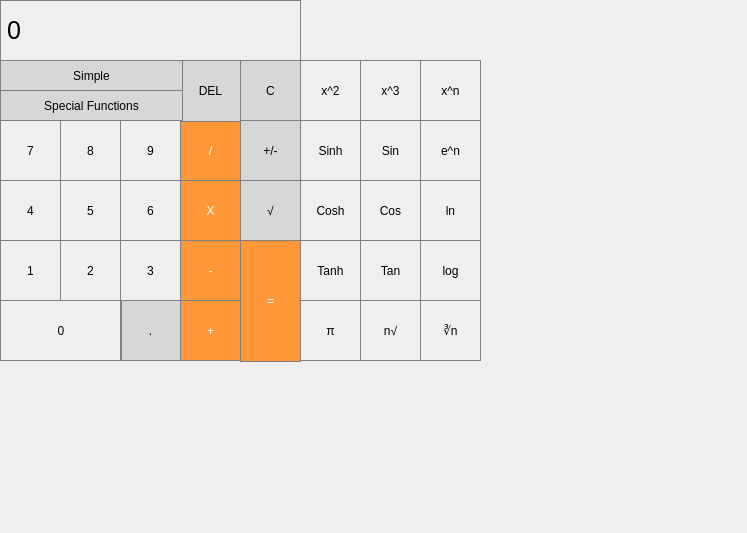
<?xml version="1.0" encoding="UTF-8"?>
<ui version="4.0">
 <class>MainWindow</class>
 <widget class="QMainWindow" name="MainWindow">
  <property name="geometry">
   <rect>
    <x>0</x>
    <y>0</y>
    <width>747</width>
    <height>533</height>
   </rect>
  </property>
  <property name="windowTitle">
   <string>MainWindow</string>
  </property>
  <widget class="QWidget" name="centralWidget">
   <widget class="QLabel" name="label">
    <property name="geometry">
     <rect>
      <x>0</x>
      <y>0</y>
      <width>301</width>
      <height>61</height>
     </rect>
    </property>
    <property name="font">
     <font>
      <pointsize>19</pointsize>
     </font>
    </property>
    <property name="styleSheet">
     <string notr="true">QLabel {
  qproperty-alignment: 'AlignVCenter | AlignRight';
  border: 1px solid gray;
}</string>
    </property>
    <property name="text">
     <string>0</string>
    </property>
   </widget>
   <widget class="QPushButton" name="pbClr">
    <property name="geometry">
     <rect>
      <x>240</x>
      <y>60</y>
      <width>61</width>
      <height>62</height>
     </rect>
    </property>
    <property name="minimumSize">
     <size>
      <width>0</width>
      <height>62</height>
     </size>
    </property>
    <property name="styleSheet">
     <string notr="true">QPushButton {
  background-color: rgb(215, 215, 215);
  border: 1px solid gray;
}
QPushButton:pressed {
    background-color: qlineargradient(x1: 0, y1: 0, x2: 0, y2: 1,
                                      stop: 0 #BEBEBE, stop: 1 #D7D7D7);
}</string>
    </property>
    <property name="text">
     <string>C</string>
    </property>
   </widget>
   <widget class="QPushButton" name="pbPosNeg">
    <property name="geometry">
     <rect>
      <x>240</x>
      <y>120</y>
      <width>61</width>
      <height>61</height>
     </rect>
    </property>
    <property name="styleSheet">
     <string notr="true">QPushButton {
  background-color: rgb(215, 215, 215);
  border: 1px solid gray;
}
QPushButton:pressed {
    background-color: qlineargradient(x1: 0, y1: 0, x2: 0, y2: 1,
                                      stop: 0 #BEBEBE, stop: 1 #D7D7D7);
}</string>
    </property>
    <property name="text">
     <string>+/-</string>
    </property>
   </widget>
   <widget class="QPushButton" name="pbRoot">
    <property name="geometry">
     <rect>
      <x>240</x>
      <y>180</y>
      <width>61</width>
      <height>61</height>
     </rect>
    </property>
    <property name="styleSheet">
     <string notr="true">QPushButton {
  background-color: rgb(215, 215, 215);
  border: 1px solid gray;
}
QPushButton:pressed {
    background-color: qlineargradient(x1: 0, y1: 0, x2: 0, y2: 1,
                                      stop: 0 #BEBEBE, stop: 1 #D7D7D7);
}</string>
    </property>
    <property name="text">
     <string>√</string>
    </property>
   </widget>
   <widget class="QPushButton" name="pbDiv">
    <property name="geometry">
     <rect>
      <x>180</x>
      <y>120</y>
      <width>61</width>
      <height>61</height>
     </rect>
    </property>
    <property name="styleSheet">
     <string notr="true">QPushButton {
  background-color: rgb(255, 151, 57);
  color: white; 
  border: 1px solid gray;
}</string>
    </property>
    <property name="text">
     <string>/</string>
    </property>
   </widget>
   <widget class="QPushButton" name="pb7">
    <property name="geometry">
     <rect>
      <x>0</x>
      <y>120</y>
      <width>61</width>
      <height>61</height>
     </rect>
    </property>
    <property name="styleSheet">
     <string notr="true">QPushButton {
   border: 1px solid gray;
}
QPushButton:pressed {
    background-color: qlineargradient(x1: 0, y1: 0, x2: 0, y2: 1,
                                      stop: 0 #dadbde, stop: 1 #f6f7fa);
}</string>
    </property>
    <property name="text">
     <string>7</string>
    </property>
   </widget>
   <widget class="QPushButton" name="pbMult">
    <property name="geometry">
     <rect>
      <x>180</x>
      <y>180</y>
      <width>61</width>
      <height>61</height>
     </rect>
    </property>
    <property name="styleSheet">
     <string notr="true">QPushButton {
  background-color: rgb(255, 151, 57);
  color: white; 
  border: 1px solid gray;
}</string>
    </property>
    <property name="text">
     <string>X</string>
    </property>
   </widget>
   <widget class="QPushButton" name="pb8">
    <property name="geometry">
     <rect>
      <x>60</x>
      <y>120</y>
      <width>61</width>
      <height>61</height>
     </rect>
    </property>
    <property name="styleSheet">
     <string notr="true">QPushButton {
   border: 1px solid gray;
}
QPushButton:pressed {
    background-color: qlineargradient(x1: 0, y1: 0, x2: 0, y2: 1,
                                      stop: 0 #dadbde, stop: 1 #f6f7fa);
}</string>
    </property>
    <property name="text">
     <string>8</string>
    </property>
   </widget>
   <widget class="QPushButton" name="pb9">
    <property name="geometry">
     <rect>
      <x>120</x>
      <y>120</y>
      <width>61</width>
      <height>61</height>
     </rect>
    </property>
    <property name="styleSheet">
     <string notr="true">QPushButton {
   border: 1px solid gray;
}
QPushButton:pressed {
    background-color: qlineargradient(x1: 0, y1: 0, x2: 0, y2: 1,
                                      stop: 0 #dadbde, stop: 1 #f6f7fa);
}</string>
    </property>
    <property name="text">
     <string>9</string>
    </property>
   </widget>
   <widget class="QPushButton" name="pb4">
    <property name="geometry">
     <rect>
      <x>0</x>
      <y>180</y>
      <width>61</width>
      <height>61</height>
     </rect>
    </property>
    <property name="styleSheet">
     <string notr="true">QPushButton {
   border: 1px solid gray;
}
QPushButton:pressed {
    background-color: qlineargradient(x1: 0, y1: 0, x2: 0, y2: 1,
                                      stop: 0 #dadbde, stop: 1 #f6f7fa);
}</string>
    </property>
    <property name="text">
     <string>4</string>
    </property>
   </widget>
   <widget class="QPushButton" name="pb5">
    <property name="geometry">
     <rect>
      <x>60</x>
      <y>180</y>
      <width>61</width>
      <height>61</height>
     </rect>
    </property>
    <property name="styleSheet">
     <string notr="true">QPushButton {
   border: 1px solid gray;
}
QPushButton:pressed {
    background-color: qlineargradient(x1: 0, y1: 0, x2: 0, y2: 1,
                                      stop: 0 #dadbde, stop: 1 #f6f7fa);
}</string>
    </property>
    <property name="text">
     <string>5</string>
    </property>
   </widget>
   <widget class="QPushButton" name="pbSub">
    <property name="geometry">
     <rect>
      <x>180</x>
      <y>240</y>
      <width>61</width>
      <height>61</height>
     </rect>
    </property>
    <property name="styleSheet">
     <string notr="true">QPushButton {
  background-color: rgb(255, 151, 57);
  color: white; 
  border: 1px solid gray;
}</string>
    </property>
    <property name="text">
     <string>-</string>
    </property>
   </widget>
   <widget class="QPushButton" name="pb6">
    <property name="geometry">
     <rect>
      <x>120</x>
      <y>180</y>
      <width>61</width>
      <height>61</height>
     </rect>
    </property>
    <property name="styleSheet">
     <string notr="true">QPushButton {
   border: 1px solid gray;
}
QPushButton:pressed {
    background-color: qlineargradient(x1: 0, y1: 0, x2: 0, y2: 1,
                                      stop: 0 #dadbde, stop: 1 #f6f7fa);
}</string>
    </property>
    <property name="text">
     <string>6</string>
    </property>
   </widget>
   <widget class="QPushButton" name="pb1">
    <property name="geometry">
     <rect>
      <x>0</x>
      <y>240</y>
      <width>61</width>
      <height>61</height>
     </rect>
    </property>
    <property name="styleSheet">
     <string notr="true">QPushButton {
   border: 1px solid gray;
}
QPushButton:pressed {
    background-color: qlineargradient(x1: 0, y1: 0, x2: 0, y2: 1,
                                      stop: 0 #dadbde, stop: 1 #f6f7fa);
}</string>
    </property>
    <property name="text">
     <string>1</string>
    </property>
   </widget>
   <widget class="QPushButton" name="pb2">
    <property name="geometry">
     <rect>
      <x>60</x>
      <y>240</y>
      <width>61</width>
      <height>61</height>
     </rect>
    </property>
    <property name="styleSheet">
     <string notr="true">QPushButton {
   border: 1px solid gray;
}
QPushButton:pressed {
    background-color: qlineargradient(x1: 0, y1: 0, x2: 0, y2: 1,
                                      stop: 0 #dadbde, stop: 1 #f6f7fa);
}</string>
    </property>
    <property name="text">
     <string>2</string>
    </property>
   </widget>
   <widget class="QPushButton" name="pbSum">
    <property name="geometry">
     <rect>
      <x>180</x>
      <y>300</y>
      <width>61</width>
      <height>61</height>
     </rect>
    </property>
    <property name="styleSheet">
     <string notr="true">QPushButton {
  background-color: rgb(255, 151, 57);
  color: white; 
  border: 1px solid gray;
}</string>
    </property>
    <property name="text">
     <string>+</string>
    </property>
   </widget>
   <widget class="QPushButton" name="pb3">
    <property name="geometry">
     <rect>
      <x>120</x>
      <y>240</y>
      <width>61</width>
      <height>61</height>
     </rect>
    </property>
    <property name="styleSheet">
     <string notr="true">QPushButton {
   border: 1px solid gray;
}
QPushButton:pressed {
    background-color: qlineargradient(x1: 0, y1: 0, x2: 0, y2: 1,
                                      stop: 0 #dadbde, stop: 1 #f6f7fa);
}</string>
    </property>
    <property name="text">
     <string>3</string>
    </property>
   </widget>
   <widget class="QPushButton" name="pbDot">
    <property name="geometry">
     <rect>
      <x>120</x>
      <y>300</y>
      <width>61</width>
      <height>61</height>
     </rect>
    </property>
    <property name="styleSheet">
     <string notr="true">QPushButton {
  background-color: rgb(215, 215, 215);
  border: 1px solid gray;
}
QPushButton:pressed {
    background-color: qlineargradient(x1: 0, y1: 0, x2: 0, y2: 1,
                                      stop: 0 #BEBEBE, stop: 1 #D7D7D7);
}</string>
    </property>
    <property name="text">
     <string>.</string>
    </property>
   </widget>
   <widget class="QPushButton" name="pb0">
    <property name="geometry">
     <rect>
      <x>0</x>
      <y>300</y>
      <width>122</width>
      <height>61</height>
     </rect>
    </property>
    <property name="styleSheet">
     <string notr="true">QPushButton {
   border: 1px solid gray;
}
QPushButton:pressed {
    background-color: qlineargradient(x1: 0, y1: 0, x2: 0, y2: 1,
                                      stop: 0 #dadbde, stop: 1 #f6f7fa);
}</string>
    </property>
    <property name="text">
     <string>0</string>
    </property>
   </widget>
   <widget class="QPushButton" name="pbEql">
    <property name="geometry">
     <rect>
      <x>240</x>
      <y>240</y>
      <width>61</width>
      <height>122</height>
     </rect>
    </property>
    <property name="minimumSize">
     <size>
      <width>61</width>
      <height>122</height>
     </size>
    </property>
    <property name="baseSize">
     <size>
      <width>0</width>
      <height>0</height>
     </size>
    </property>
    <property name="styleSheet">
     <string notr="true">QPushButton {
  background-color: rgb(255, 151, 57);
  color: white; 
  border: 1px solid gray;
}</string>
    </property>
    <property name="text">
     <string>=</string>
    </property>
   </widget>
   <widget class="QPushButton" name="pbDel">
    <property name="geometry">
     <rect>
      <x>180</x>
      <y>60</y>
      <width>61</width>
      <height>62</height>
     </rect>
    </property>
    <property name="minimumSize">
     <size>
      <width>0</width>
      <height>62</height>
     </size>
    </property>
    <property name="styleSheet">
     <string notr="true">QPushButton {
  background-color: rgb(215, 215, 215);
  border: 1px solid gray;
}
QPushButton:pressed {
    background-color: qlineargradient(x1: 0, y1: 0, x2: 0, y2: 1,
                                      stop: 0 #BEBEBE, stop: 1 #D7D7D7);
}</string>
    </property>
    <property name="text">
     <string>DEL</string>
    </property>
   </widget>
   <widget class="QPushButton" name="pbSimp">
    <property name="geometry">
     <rect>
      <x>0</x>
      <y>60</y>
      <width>183</width>
      <height>31</height>
     </rect>
    </property>
    <property name="minimumSize">
     <size>
      <width>183</width>
      <height>31</height>
     </size>
    </property>
    <property name="styleSheet">
     <string notr="true">QPushButton {
  background-color: rgb(215, 215, 215);
  border: 1px solid gray;
}
QPushButton:pressed {
    background-color: qlineargradient(x1: 0, y1: 0, x2: 0, y2: 1,
                                      stop: 0 #BEBEBE, stop: 1 #D7D7D7);
}</string>
    </property>
    <property name="text">
     <string>Simple</string>
    </property>
   </widget>
   <widget class="QPushButton" name="pbSpecial">
    <property name="geometry">
     <rect>
      <x>0</x>
      <y>90</y>
      <width>183</width>
      <height>31</height>
     </rect>
    </property>
    <property name="minimumSize">
     <size>
      <width>183</width>
      <height>31</height>
     </size>
    </property>
    <property name="styleSheet">
     <string notr="true">QPushButton {
  background-color: rgb(215, 215, 215);
  border: 1px solid gray;
}
QPushButton:pressed {
    background-color: qlineargradient(x1: 0, y1: 0, x2: 0, y2: 1,
                                      stop: 0 #BEBEBE, stop: 1 #D7D7D7);
}</string>
    </property>
    <property name="text">
     <string>Special Functions</string>
    </property>
   </widget>
   <widget class="QWidget" name="Complex" native="true">
    <property name="geometry">
     <rect>
      <x>300</x>
      <y>60</y>
      <width>181</width>
      <height>301</height>
     </rect>
    </property>
    <property name="styleSheet">
     <string>QPushButton {
   border: 1px solid gray;
}
QPushButton:pressed {
    background-color: qlineargradient(x1: 0, y1: 0, x2: 0, y2: 1,
                                      stop: 0 #dadbde, stop: 1 #f6f7fa);
}</string>
    </property>
    <widget class="QPushButton" name="pbch">
     <property name="geometry">
      <rect>
       <x>0</x>
       <y>120</y>
       <width>61</width>
       <height>61</height>
      </rect>
     </property>
     <property name="styleSheet">
      <string notr="true">QPushButton {
   border: 1px solid gray;
}
QPushButton:pressed {
    background-color: qlineargradient(x1: 0, y1: 0, x2: 0, y2: 1,
                                      stop: 0 #dadbde, stop: 1 #f6f7fa);
}</string>
     </property>
     <property name="text">
      <string>Cosh</string>
     </property>
    </widget>
    <widget class="QPushButton" name="pbTan">
     <property name="geometry">
      <rect>
       <x>60</x>
       <y>180</y>
       <width>61</width>
       <height>61</height>
      </rect>
     </property>
     <property name="styleSheet">
      <string notr="true">QPushButton {
   border: 1px solid gray;
}
QPushButton:pressed {
    background-color: qlineargradient(x1: 0, y1: 0, x2: 0, y2: 1,
                                      stop: 0 #dadbde, stop: 1 #f6f7fa);
}</string>
     </property>
     <property name="text">
      <string>Tan</string>
     </property>
    </widget>
    <widget class="QPushButton" name="pbCos">
     <property name="geometry">
      <rect>
       <x>60</x>
       <y>120</y>
       <width>61</width>
       <height>61</height>
      </rect>
     </property>
     <property name="styleSheet">
      <string notr="true">QPushButton {
   border: 1px solid gray;
}
QPushButton:pressed {
    background-color: qlineargradient(x1: 0, y1: 0, x2: 0, y2: 1,
                                      stop: 0 #dadbde, stop: 1 #f6f7fa);
}</string>
     </property>
     <property name="text">
      <string>Cos</string>
     </property>
    </widget>
    <widget class="QPushButton" name="pbnroot">
     <property name="geometry">
      <rect>
       <x>60</x>
       <y>240</y>
       <width>61</width>
       <height>61</height>
      </rect>
     </property>
     <property name="styleSheet">
      <string notr="true">QPushButton {
   border: 1px solid gray;
}
QPushButton:pressed {
    background-color: qlineargradient(x1: 0, y1: 0, x2: 0, y2: 1,
                                      stop: 0 #dadbde, stop: 1 #f6f7fa);
}</string>
     </property>
     <property name="text">
      <string>n√</string>
     </property>
    </widget>
    <widget class="QPushButton" name="pbSin">
     <property name="geometry">
      <rect>
       <x>60</x>
       <y>60</y>
       <width>61</width>
       <height>61</height>
      </rect>
     </property>
     <property name="styleSheet">
      <string notr="true">QPushButton {
   border: 1px solid gray;
}
QPushButton:pressed {
    background-color: qlineargradient(x1: 0, y1: 0, x2: 0, y2: 1,
                                      stop: 0 #dadbde, stop: 1 #f6f7fa);
}</string>
     </property>
     <property name="text">
      <string>Sin</string>
     </property>
    </widget>
    <widget class="QPushButton" name="pben">
     <property name="geometry">
      <rect>
       <x>120</x>
       <y>60</y>
       <width>61</width>
       <height>61</height>
      </rect>
     </property>
     <property name="styleSheet">
      <string notr="true">QPushButton {
   border: 1px solid gray;
}
QPushButton:pressed {
    background-color: qlineargradient(x1: 0, y1: 0, x2: 0, y2: 1,
                                      stop: 0 #dadbde, stop: 1 #f6f7fa);
}</string>
     </property>
     <property name="text">
      <string>e^n</string>
     </property>
    </widget>
    <widget class="QPushButton" name="pbx3">
     <property name="geometry">
      <rect>
       <x>60</x>
       <y>0</y>
       <width>61</width>
       <height>61</height>
      </rect>
     </property>
     <property name="styleSheet">
      <string notr="true">QPushButton {
   border: 1px solid gray;
}
QPushButton:pressed {
    background-color: qlineargradient(x1: 0, y1: 0, x2: 0, y2: 1,
                                      stop: 0 #dadbde, stop: 1 #f6f7fa);
}</string>
     </property>
     <property name="text">
      <string>x^3</string>
     </property>
    </widget>
    <widget class="QPushButton" name="pbLog">
     <property name="geometry">
      <rect>
       <x>120</x>
       <y>180</y>
       <width>61</width>
       <height>61</height>
      </rect>
     </property>
     <property name="styleSheet">
      <string notr="true">QPushButton {
   border: 1px solid gray;
}
QPushButton:pressed {
    background-color: qlineargradient(x1: 0, y1: 0, x2: 0, y2: 1,
                                      stop: 0 #dadbde, stop: 1 #f6f7fa);
}</string>
     </property>
     <property name="text">
      <string>log</string>
     </property>
    </widget>
    <widget class="QPushButton" name="pbsh">
     <property name="geometry">
      <rect>
       <x>0</x>
       <y>60</y>
       <width>61</width>
       <height>61</height>
      </rect>
     </property>
     <property name="styleSheet">
      <string notr="true">QPushButton {
   border: 1px solid gray;
}
QPushButton:pressed {
    background-color: qlineargradient(x1: 0, y1: 0, x2: 0, y2: 1,
                                      stop: 0 #dadbde, stop: 1 #f6f7fa);
}</string>
     </property>
     <property name="text">
      <string>Sinh</string>
     </property>
    </widget>
    <widget class="QPushButton" name="pbln">
     <property name="geometry">
      <rect>
       <x>120</x>
       <y>120</y>
       <width>61</width>
       <height>61</height>
      </rect>
     </property>
     <property name="styleSheet">
      <string notr="true">QPushButton {
   border: 1px solid gray;
}
QPushButton:pressed {
    background-color: qlineargradient(x1: 0, y1: 0, x2: 0, y2: 1,
                                      stop: 0 #dadbde, stop: 1 #f6f7fa);
}</string>
     </property>
     <property name="text">
      <string>ln</string>
     </property>
    </widget>
    <widget class="QPushButton" name="pbth">
     <property name="geometry">
      <rect>
       <x>0</x>
       <y>180</y>
       <width>61</width>
       <height>61</height>
      </rect>
     </property>
     <property name="styleSheet">
      <string notr="true">QPushButton {
   border: 1px solid gray;
}
QPushButton:pressed {
    background-color: qlineargradient(x1: 0, y1: 0, x2: 0, y2: 1,
                                      stop: 0 #dadbde, stop: 1 #f6f7fa);
}</string>
     </property>
     <property name="text">
      <string>Tanh</string>
     </property>
    </widget>
    <widget class="QPushButton" name="pbxn">
     <property name="geometry">
      <rect>
       <x>120</x>
       <y>0</y>
       <width>61</width>
       <height>61</height>
      </rect>
     </property>
     <property name="styleSheet">
      <string notr="true">QPushButton {
   border: 1px solid gray;
}
QPushButton:pressed {
    background-color: qlineargradient(x1: 0, y1: 0, x2: 0, y2: 1,
                                      stop: 0 #dadbde, stop: 1 #f6f7fa);
}</string>
     </property>
     <property name="text">
      <string>x^n</string>
     </property>
    </widget>
    <widget class="QPushButton" name="pbx2">
     <property name="geometry">
      <rect>
       <x>0</x>
       <y>0</y>
       <width>61</width>
       <height>61</height>
      </rect>
     </property>
     <property name="styleSheet">
      <string notr="true">QPushButton {
   border: 1px solid gray;
}
QPushButton:pressed {
    background-color: qlineargradient(x1: 0, y1: 0, x2: 0, y2: 1,
                                      stop: 0 #dadbde, stop: 1 #f6f7fa);
}</string>
     </property>
     <property name="text">
      <string>x^2</string>
     </property>
    </widget>
    <widget class="QPushButton" name="pbPie">
     <property name="geometry">
      <rect>
       <x>0</x>
       <y>240</y>
       <width>61</width>
       <height>61</height>
      </rect>
     </property>
     <property name="styleSheet">
      <string notr="true">QPushButton {
   border: 1px solid gray;
}
QPushButton:pressed {
    background-color: qlineargradient(x1: 0, y1: 0, x2: 0, y2: 1,
                                      stop: 0 #dadbde, stop: 1 #f6f7fa);
}</string>
     </property>
     <property name="text">
      <string>π</string>
     </property>
    </widget>
    <widget class="QPushButton" name="pb3rootn">
     <property name="geometry">
      <rect>
       <x>120</x>
       <y>240</y>
       <width>61</width>
       <height>61</height>
      </rect>
     </property>
     <property name="styleSheet">
      <string notr="true">QPushButton {
   border: 1px solid gray;
}
QPushButton:pressed {
    background-color: qlineargradient(x1: 0, y1: 0, x2: 0, y2: 1,
                                      stop: 0 #dadbde, stop: 1 #f6f7fa);
}</string>
     </property>
     <property name="text">
      <string>∛n</string>
     </property>
    </widget>
   </widget>
  </widget>
 </widget>
 <layoutdefault spacing="6" margin="11"/>
 <resources/>
 <connections/>
</ui>
